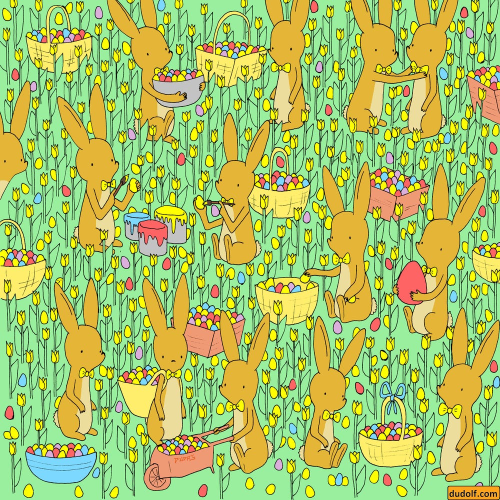
#> input picture week5/Finding-Counting-ImageSet/Counting/rabbit.jpeg, 1000 x 1000 px (shown at 1/2 size)
$ jupyter execute counting_rabbit.ipynb
#> lines starting #> are read from the running program, lines starting #| are printed output that depends on the picture; after the words box and inside, x2 and y2 are one past the last pixel; in counts of white or black regions, pixels touching at a corner belong together
# Counting

[cell 1]
import cv2
import numpy as np
import matplotlib.pyplot as plt

[cell 2]
# Load the image
image = cv2.imread("rabbit.jpeg")
#> image is the input picture: shape (1000, 1000, 3); mean B, G, R 103.6, 193.3, 169.7
# Convert the image to RGB
image_rgb = cv2.cvtColor(image, cv2.COLOR_BGR2RGB)
# Convert the image to grey
grey_image = cv2.cvtColor(image, cv2.COLOR_BGR2GRAY)
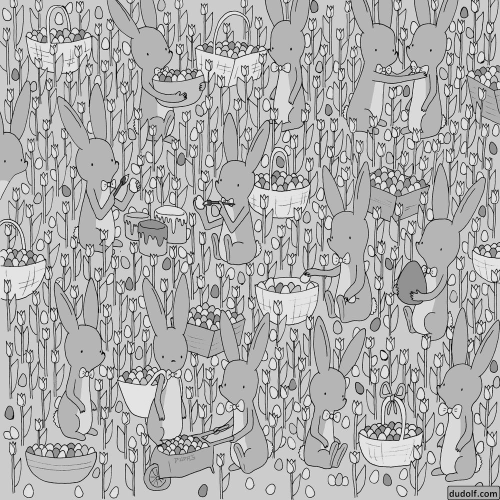
#> grey_image: shape (1000, 1000) (shown at 1/2 size); min 0, max 253, mean 176

plt.figure(figsize=(10, 10))
plt.subplot(2, 2, 1)
plt.imshow(image_rgb)
plt.title('Original Image')

plt.subplot(2, 2, 3)
plt.imshow(grey_image, cmap='grey')
plt.title('Grey Image')

# Select the region of interest
x1, x2 = 287, 305
y1, y2 = 103, 113
template = grey_image[y1:y2, x1:x2]

plt.subplot(2, 2, 4)
plt.imshow(template, cmap='gray')
plt.title('Selected Template')
plt.show()
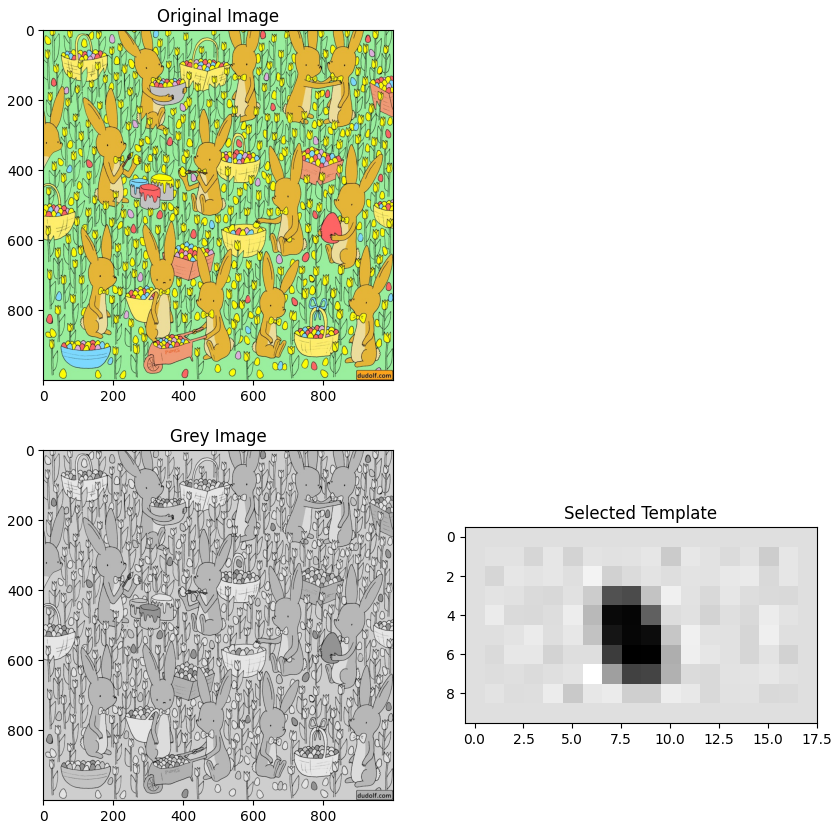
#> figure drawn by matplotlib, 3 panels

[cell 3]
result = cv2.matchTemplate(grey_image, template, cv2.TM_CCOEFF_NORMED)
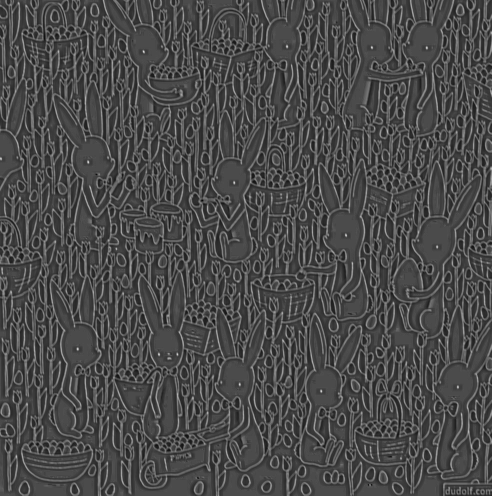
#> result: shape (991, 983) float32 (shown at 1/2 size); min -0.419, max 1, mean -0.00189; drawn with min black and max white

[cell 4]
threshold = 0.82
locations = np.where(result >= threshold)
#> locations = 30 positions, rows 92 to 782, columns 1 to 915

[cell 5]
image_copy = image_rgb.copy()
skip_zone = np.zeros_like(image)
w, h = template.shape[::-1]
#> w = 18; h = 10

count = 0

for pt in zip(*locations[::-1]):
    if skip_zone[pt[1]:pt[1] + h, pt[0]:pt[0] + w].sum() == 0:
        # Draw rectangle around the detected cat
        cv2.rectangle(image_copy, pt, (pt[0] + w, pt[1] + h), (0, 0, 0), 2)
        count += 1
        # Put the count on the detected cat
        cv2.putText(image_copy, str(count), (pt[0] + 5, pt[1] + 25), cv2.FONT_HERSHEY_SIMPLEX, 1, (255, 0, 0), 2)
        # Mark the detected cat in the skip zone
        skip_zone[pt[1]:pt[1] + h, pt[0]:pt[0] + w] = 1
#> this loop made 30 passes
#> pt on passes 1 to 12: (574, 92), (573, 93), (574, 93), (743, 94), (743, 95), (744, 95), (853, 95), (853, 96), (287, 102), (287, 103), (287, 104), (1, 317)
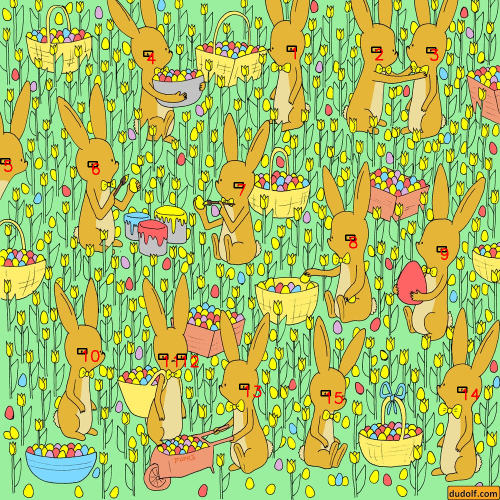
#> image_copy: shape (1000, 1000, 3) (shown at 1/2 size); mean R, G, B 169.3, 192.5, 103.3
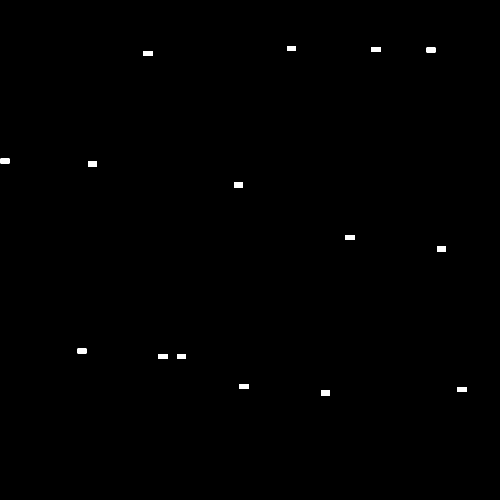
#> skip_zone: shape (1000, 1000, 3) (shown at 1/2 size); values 0 (black) and 1 (white), 0.27% white; 15 white regions, largest, box (x1, y1, x2, y2) and area: (574, 92, 592, 102) 180, (743, 94, 761, 104) 180, (853, 95, 871, 105) 180
#> after the loop, count = 15

plt.figure(figsize=(10, 10))
plt.imshow(image_copy)
plt.title('Detected Cats')
plt.show()

[cell 6]
print(f'Number of objects found: {count}')
#| Number of objects found: 15

$ run again, with week5/Finding-Counting-ImageSet/Counting/pair_boot.jpg copied over week5/Finding-Counting-ImageSet/Counting/rabbit.jpeg
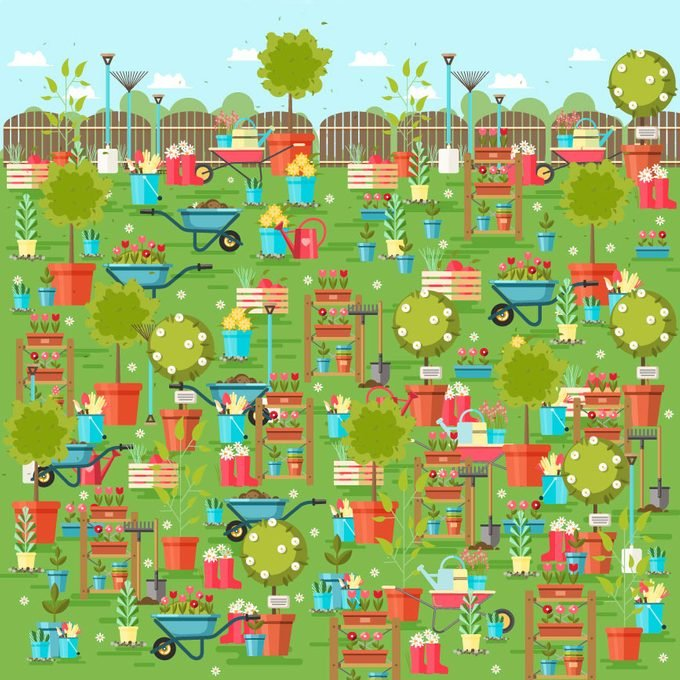
#> input picture week5/Finding-Counting-ImageSet/Counting/pair_boot.jpg, 680 x 680 px
#> image is the input picture: shape (680, 680, 3); mean B, G, R 111.4, 177.2, 156.6
#> `result = cv2.matchTemplate(grey_image, template, cv2.TM_CCOEFF_NORMED)`:
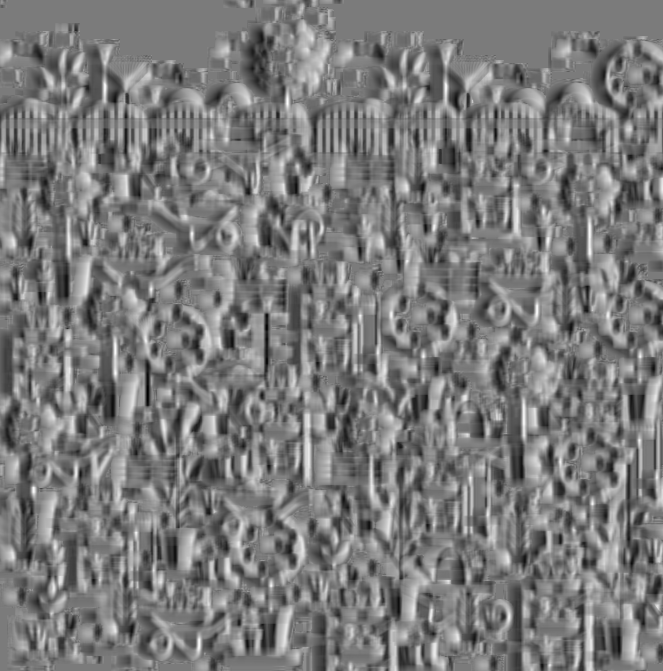
#> result: shape (671, 663) float32; min -0.942, max 1, mean -0.00334; drawn with min black and max white
#> locations = 327 positions, rows 83 to 655, columns 33 to 662
#> the loop `for pt in zip(*locations[::-1]):` made 327 passes
#> pt on passes 1 to 8: (104, 83), (445, 83), (104, 84), (105, 84), (445, 84), (446, 84), (104, 85), (105, 85)
#> after the loop `for pt in zip(*locations[::-1]):`:
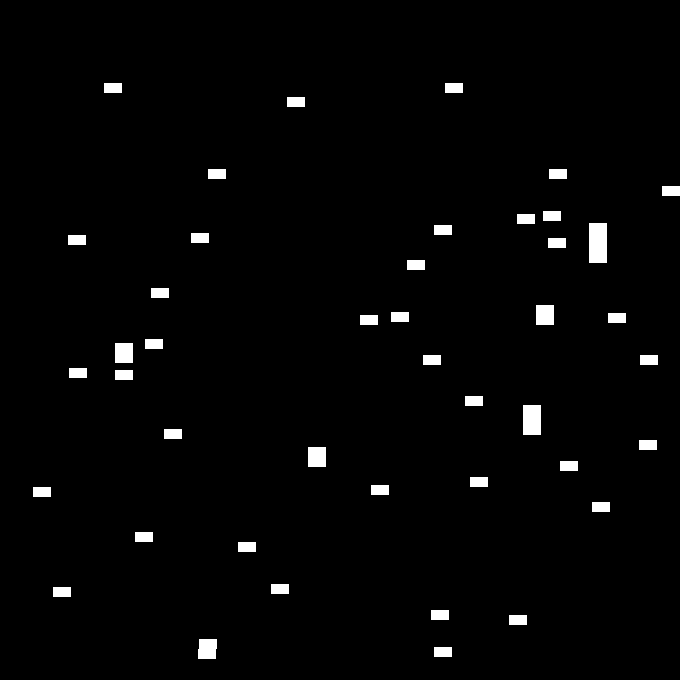
#> skip_zone: shape (680, 680, 3); values 0 (black) and 1 (white), 2% white; 43 white regions, largest, box (x1, y1, x2, y2) and area: (589, 223, 607, 263) 720, (523, 405, 541, 435) 540, (536, 305, 554, 325) 360
#> after the loop `for pt in zip(*locations[::-1]):`: count = 52
#| Number of objects found: 52
